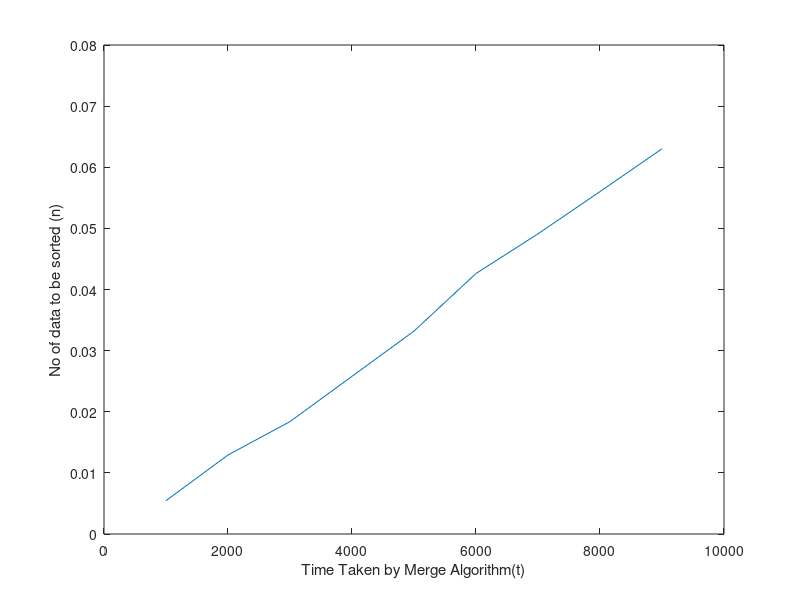

This figure's MATLAB source:
n=[1000,2000,3000,4000,5000,6000,7000,8000,9000]
time=[0.0054552555084228516, 0.012926578521728516, 0.01838827133178711, 0.025795698165893555, 0.03319573402404785, 0.04262065887451172, 0.04910612106323242, 0.056020498275756836, 0.06302022933959961]
plot(n,time) 
xlabel('Time Taken by Merge Algorithm(t)')
ylabel('No of data to be sorted (n)')

